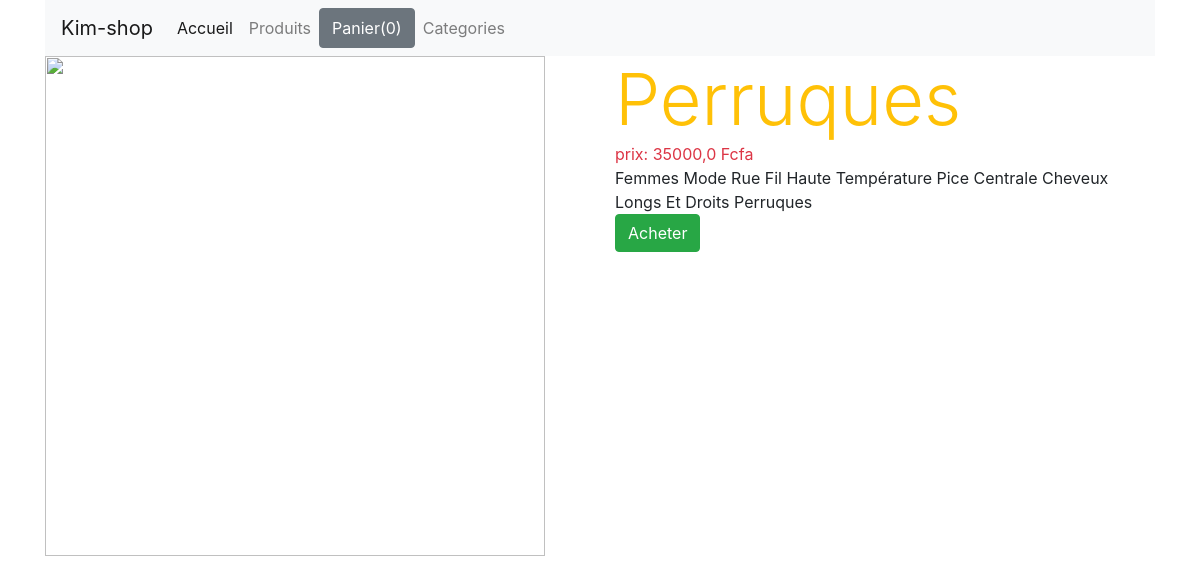
The page /34 on the database its author committed.
### shop/models.py (models this page shows, shortened)
class Product(models.Model):
    title = models.CharField(max_length=200)
    price = models.FloatField()
    description = models.TextField()
    category = models.ForeignKey(Category,related_name='categorie',on_delete=models.CASCADE)
    image = models.CharField(max_length=5000)
    date_added = models.DateTimeField(auto_now=True)
    class Meta:
        ordering = ['-date_added']

### shop/views.py (the view)
# urls.py: path('<int:myid>',detail,name="detail"),
def detail(request,myid):
    product_object = Product.objects.get(id=myid)
    return render(request,'shop/detail.html',{'product_object':product_object})

### shop/templates/shop/detail.html
{% extends 'shop/base.html' %}
{% block content %}
    <div class="row">
        <div class="col-md-6">
            <div>
                <img src="{{product_object.image}}"  width="500"  height="500" alt="">
            </div>
        </div>
        <div class="col-md-6">
                <div class="text-warning display-3">
                    {{product_object.title}}
                </div>
                 <div class="text-danger">
                      prix:  {{product_object.price}} Fcfa
                </div>
                <div >
                        {{product_object.description}}
                </div>
                    <a href=""><button class="btn btn-success">Acheter</button></a>
           </div>
    </div>
{% endblock %}

### shop/static/css/main.css (style rules this page uses)
body { background-color: blue; }

### rows shown on the page
Product: title "Perruques", price "35000,0", description "Femmes Mode Rue Fil Haute Température Pice Centrale Cheveux Longs Et Droits Perruques"
